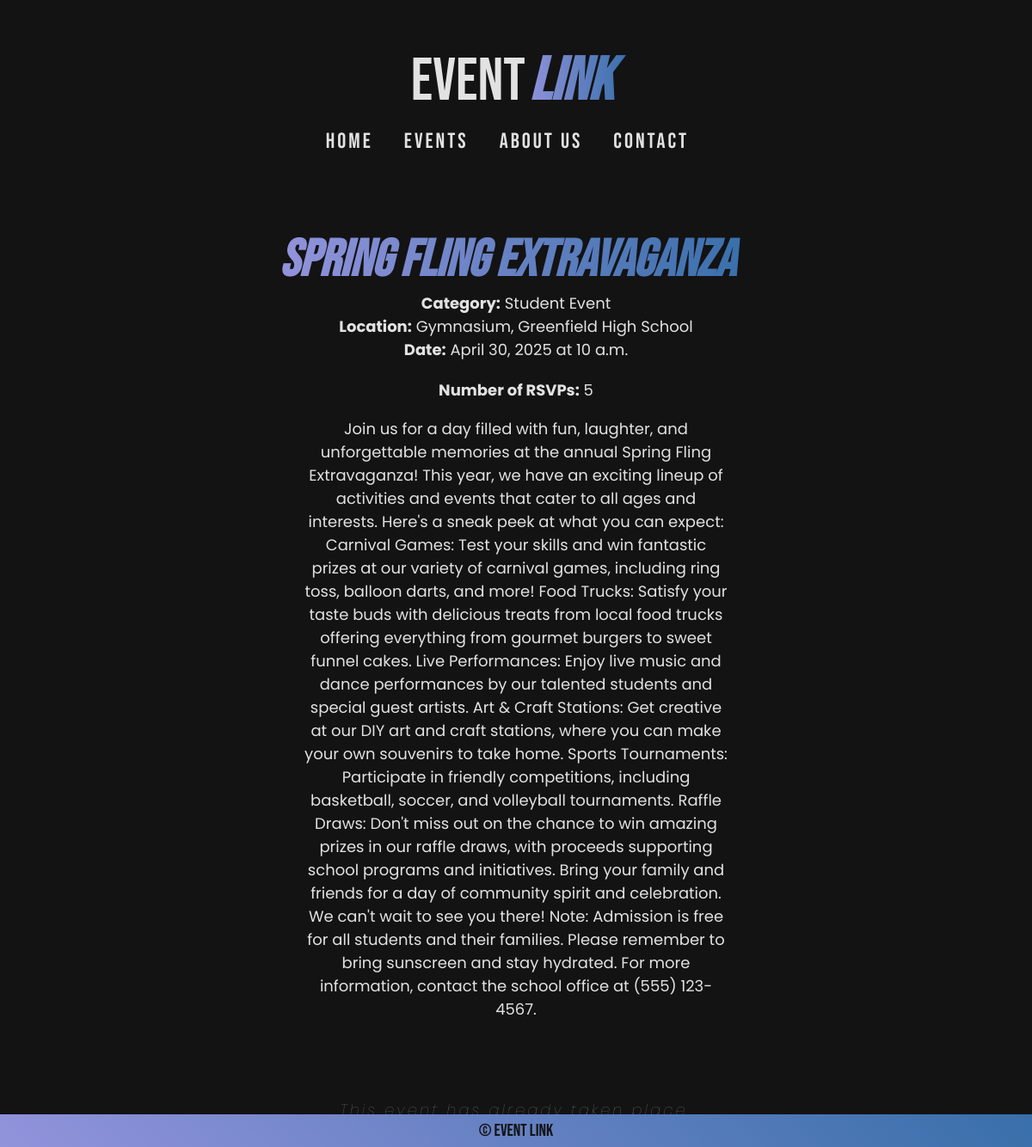
The app's page /events/17/ with its own data.
### events/models.py (models this page shows, shortened)
class Event (models.Model):
	title 		= models.CharField(max_length=100)
	description 	= models.TextField()
	date 		= models.DateField()
	time 		= models.TimeField()
	location 	= models.CharField(max_length=100)
	category 	= models.CharField(max_length=50)

### events/views.py (the view)
# urls.py: path('events/<int:event_id>/', views.event_detail, name='event_detail'),
def event_detail(request, event_id):
	event = Event.objects.get(id=event_id)
	rsvp_count = get_rsvp_count(event)
	now = datetime.now()
	event_datetime = datetime.combine(event.date, event.time)
	is_past = event_datetime < now
	return render(request, 'event_detail.html', {
		'event': event,
		'rsvp_count': rsvp_count,
		'is_past': is_past
	})

### events/services.py (called while the page is built)
def get_rsvp_count(event):
    return Attendee.objects.filter(event=event).count()

### events/templates/event_detail.html
{% extends "template.html" %}
{% block content %}
<div class="event-detail">
    <h2>{{ event.title }}</h2>
    <p><strong>Category:</strong> {{ event.category }}</p>
    <p><strong>Location:</strong> {{ event.location }}</p>
    <p><strong>Date:</strong> {{ event.date }} at {{ event.time }}</p>
    <div class="rsvp-line"><p><strong>Number of RSVPs:</strong> {{ rsvp_count }}</p></div>
    <br>
    <div class="ed-description"><p>{{ event.description }}</p></div>
    {% if is_past %}
        <div class="empty-text1"><p>This event has already taken place.</p></div>
    {% else %}
        <div class="event-button"><a href="{% url 'rsvp' event.id %}">
            <button>RSVP Now</button>
        </a></div>
    {% endif %}
</div>
{% endblock %}

### events/static/css/styles.css (style rules this page uses)
* { margin: 0; padding: 0; box-sizing: border-box; }
body { background-color: #131314; overflow-x: hidden; }
.empty-text1 { color: rgba(226, 226, 226, 0.353); font-family: 'Poppins', sans-serif; font-size: 10px; font-weight: lighter; text-align: center; letter-spacing: 3px; font-size: 20px; padding-top: 90px; }
.event-detail { padding-left: 10rem; padding-right: 10rem; text-align: center; }
.event-detail h2 { background: linear-gradient(to right, rgb(146, 147, 219), rgb(56, 111, 170)); -webkit-background-clip: text; background-clip: text; display:inline-flex; color: transparent; font-weight: 700; font-style: italic; font-family: 'Bebas Neue'; font-size: 60px; padding-right: 20px; }
.event-detail p { color: rgb(226, 226, 226); font-family: 'Poppins', sans-serif; text-align: center; font-size: 18px; }
.ed-description { padding-left: 12rem; padding-right: 12rem; }
.rsvp-line { padding-top: 20px; }
.event-detail .empty-text1 p { font-style: italic; color: rgba(226, 226, 226, 0.435); }

### records on screen
Event: category "Student Event", location "Gymnasium, Greenfield High School", date "April 30, 2025", time "10 a.m.", description "Join us for a day filled with fun, laughter, and unforgettable memories at the annual Spring Fling Extravaganza! This year, we have an exciting lineup of activities and events that cater to all ages and interests. Here's a sneak peek at what you can expect: Carnival Games: Test your skills and win fantastic prizes at our variety of carnival games, including ring toss, balloon darts, and more! Food Trucks: Satisfy your taste buds with delicious treats from local food trucks offering everything from gourmet burgers to sweet funnel cakes. Live Performances: Enjoy live music and dance performances by our talented students and special guest artists. Art & Craft Stations: Get creative at our DIY…"

### other values on screen
{{ rsvp_count }} "5"
